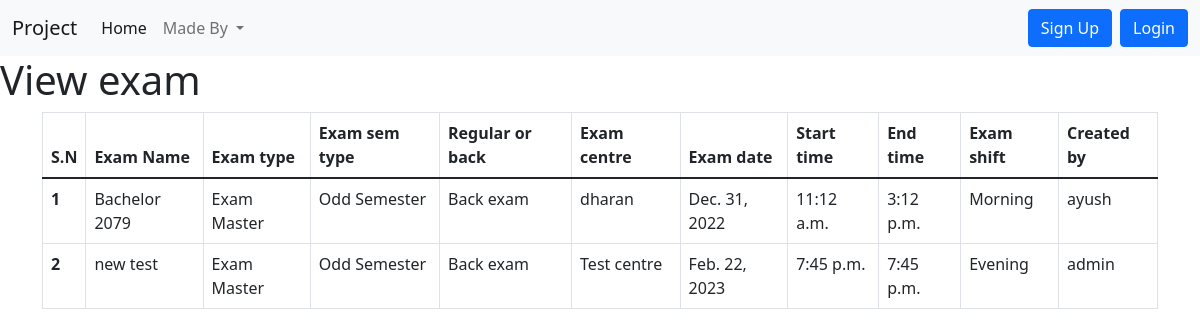
The page / on the database its author committed.
### home/models.py (models this page shows, shortened)
class Addexam(models.Model):
    profile = models.ForeignKey(Profile,blank=True,null=True, on_delete=models.CASCADE)
    examname=models.CharField(max_length=122)
    examtype=models.CharField(max_length=122)
    examsemtype=models.CharField(max_length=122,blank=True,null=True)
    regularback=models.CharField(max_length=122,blank=True,null=True)
    examcentre=models.CharField(max_length=122)
    examdate=models.CharField(max_length=122)
    newexamdate=models.DateField(max_length=122,blank=True, null=True)
    examtime=models.CharField(max_length=122)
    newexamtime=models.TimeField(max_length=122,blank=True, null=True)
    examtime_end=models.CharField(max_length=122,blank=True, null=True)
    newexamtime_end=models.TimeField(max_length=122,blank=True, null=True)
    examshift=models.CharField(max_length=122,blank=True, null=True)
    examdesc=models.TextField()
    examaddbuilding=models.ManyToManyField(Addbuilding,blank=True)

class Profile(models.Model):
    user = models.OneToOneField(User,null=True,blank=True, on_delete=models.CASCADE)
    file_user = models.FileField( upload_to='profile/uploaded_files/',null=True,blank=True, max_length=100)
    file_generated = models.FileField( upload_to='profile/generated_files/',null=True,blank=True, max_length=100)
    def __str__(self):
        return self.user.username

### home/views.py (the view)
# urls.py: path("",views.viewexam,name='viewexam'),
def viewexam(request):
    addexam_data = Addexam.objects.all()
    exam_data = {
        "addexam_data": addexam_data,
    }
    return render(request, "viewexam.html", exam_data)

### templates/viewexam.html (shortened to what this page needs)
{% extends 'base.html' %}
{% block viewexamcontent %}
<h1>View exam</h1>
<div class="container ">
    <table class="table table-hover table-bordered ">
        <thead>
            <tr>
                <th scope="col">S.N</th>
                <th scope="col">Exam Name</th>
                <th scope="col">Exam type</th>
                <th scope="col">Exam sem type</th>
                <th scope="col">Regular or back</th>
                <th scope="col">Exam centre</th>
                <th scope="col">Exam date</th>
                <th scope="col">Start time</th>
                <th scope="col">End time</th>
                <th scope="col">Exam shift</th>
                <th scope="col">Created by</th>
            </tr>
        </thead>
        <tbody>
            {% for n in addexam_data %}
            <tr >
                <th>{{forloop.counter}}</th>
                <td>{{n.examname}}</td>
                <td>{{n.examtype}}</td>
                <td>{{n.examsemtype}}</td>
                <td>{{n.regularback}}</td>
                <td>{{n.examcentre}}</td>
                <td>{{n.newexamdate}}</td>
                <td>{{n.newexamtime}}</td>
                <td>{{n.newexamtime_end}}</td>
                <td>{{n.examshift}}</td>
                <td>{{n.profile}}</td>
            </tr>
            {% endfor %}
        </tbody>
    </table>
</div>
{% endblock viewexamcontent %}

### templates/base.html (shortened to what this page needs)
<!doctype html>
<html lang="en">
<head>
  <link href="/static/bootstrap.min.css" rel="stylesheet">
</head>
<body>
  <nav class="navbar navbar-expand-lg navbar-light bg-light">
    <div class="container-fluid">
      <a class="navbar-brand" href="/">Project</a>
      <div class="collapse navbar-collapse" id="navbarSupportedContent">
        <ul class="navbar-nav me-auto mb-2 mb-lg-0">
          <li class="nav-item">
            <a class="nav-link active" aria-current="page" href="/">Home</a>
          </li>
          {% if user.is_authenticated %}
          <li class="nav-item">
            <a class="nav-link" href="/dbms">DBMS</a>
          </li>
          <li class="nav-item">
            <a class="nav-link" href="/newapp">Add invigilator</a>
          </li>
          <li class="nav-item">
            <a class="nav-link" href="/viewtable">View invigilator</a>
          </li>
          <li class="nav-item">
            <a class="nav-link" href="/addexam">Add exam</a>
          </li>
          <li class="nav-item">
            <a class="nav-link" href="/viewexam">View exam</a>
          </li>
          <li class="nav-item">
            <a class="nav-link" href="/addbuilding">Add building</a>
          </li>
          <li class="nav-item">
            <a class="nav-link" href="/addroom">Add room</a>
          </li>
          <!-- <li class="nav-item">
            <a class="nav-link" href="/testsite">Test site</a>
          </li> -->
          {% else %}
          <li class="nav-item dropdown">
            <a class="nav-link dropdown-toggle" href="#" id="madeby" role="button" data-bs-toggle="dropdown"
              aria-expanded="false">
              Made By
            </a>
          </li>
          {% endif %}
        </ul>
        <div class="d-flex">
          {% if user.is_authenticated %}
          <ul class="navbar-nav me-auto mb-2 mb-lg-0">
            <li class="nav-item dropdown">
              <a class="nav-link dropdown-toggle" id="navbarDropdown" role="button" data-bs-toggle="dropdown"
                aria-expanded="false">
                Welcome {{request.user}}
              </a>
              <ul class="dropdown-menu" aria-labelledby="navbarDropdown">
                <li><a class="dropdown-item" href="/logout">Logout</a></li>
              </ul>
            </li>
          </ul>
          {% else %}
          <button type="button" class="btn btn-primary mx-2" data-bs-toggle="modal" data-bs-target="#signupModal">
            Sign Up
          </button>
          <button type="button" class="btn btn-primary " data-bs-toggle="modal" data-bs-target="#loginModal">
            Login
          </button>
          {% endif %}
        </div>
      </div>
    </div>
  </nav>
  {% block viewexamcontent %}{% endblock viewexamcontent %}
</body>
</html>

### rows shown on the page
Addexam: examname "Bachelor 2079", examtype "Exam Master", examsemtype "Odd Semester", regularback "Back exam", examcentre "dharan", newexamdate "Dec. 31, 2022", newexamtime "11:12 a.m.", newexamtime_end "3:12 p.m.", examshift "Morning", profile "ayush"
Addexam: examname "new test", examtype "Exam Master", examsemtype "Odd Semester", regularback "Back exam", examcentre "Test centre", newexamdate "Feb. 22, 2023", newexamtime "7:45 p.m.", newexamtime_end "7:45 p.m.", examshift "Evening", profile "admin"
